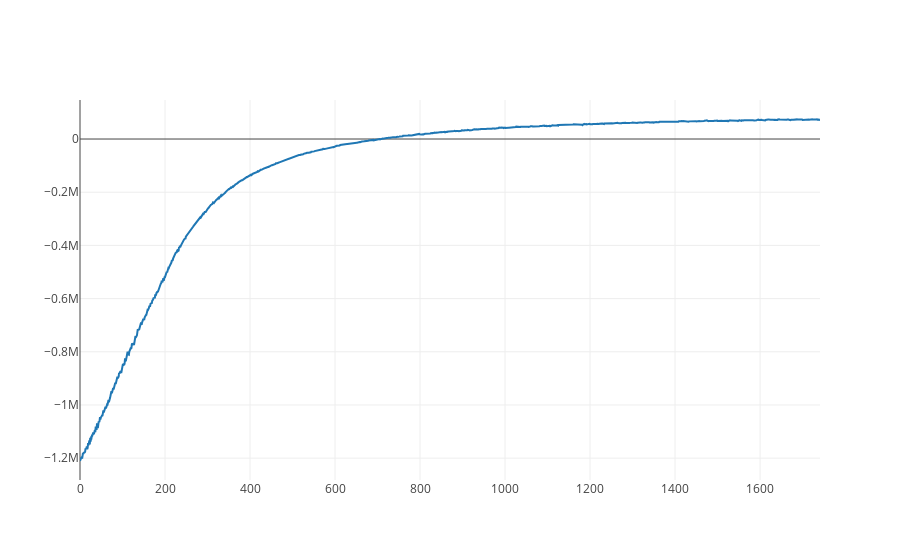

Notebook code cell kept with this figure:
### Code cell
iplot([go.Scatter(x = range(len(inf_svi.elbos)), y = inf_svi.elbos)])

### Figure 1 — Plotly figure (JSON) as saved in the notebook; plotly's stock layout.template omitted (floating-point values rounded to 4 significant figures; data arrays with more than 128 entries replaced by an {"elided": "..."} marker saying what was removed)
{"data": [{"type": "scatter", "x": {"elided": "1742 int values"}, "y": {"elided": "1742 float values"}}], "layout": {}}
